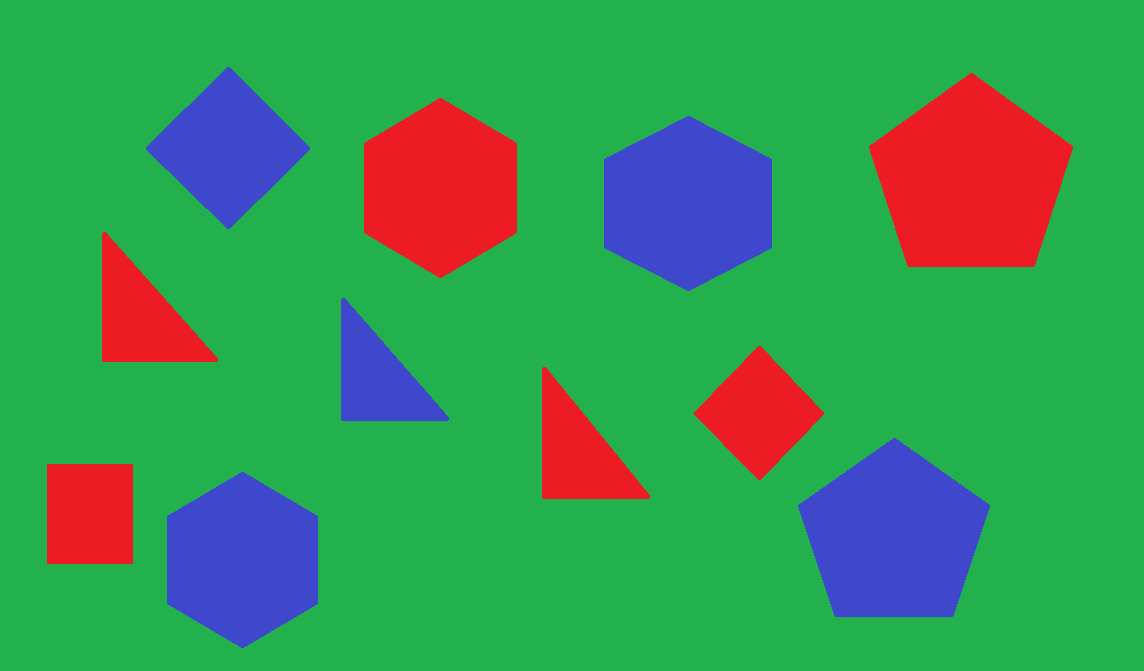
#> input picture projects/Mr.MuratUcar/Sekiller.jpg, 1144 x 671 px, given in place of the camera
$ python edge_detect5.py
#> lines starting #> are read from the running program, lines starting #| are printed output that depends on the picture; after the words box and inside, x2 and y2 are one past the last pixel; in counts of white or black regions, pixels touching at a corner belong together

import cv2
import numpy as np
import time
from collections import deque


class ShapeDetector:
    """Class for detecting specific colored geometric shapes in video stream."""

    def __init__(self):
        # Color boundaries in HSV space (lower, upper)
        self.red_lower1 = np.array([0, 100, 100])
        self.red_upper1 = np.array([10, 255, 255])
        self.red_lower2 = np.array([160, 100, 100])  # Red wraps around HSV space
        self.red_upper2 = np.array([180, 255, 255])
        self.blue_lower = np.array([100, 100, 100])
        self.blue_upper = np.array([140, 255, 255])

        # Detection thresholds
        self.min_contour_area = 500  # Minimum area for a valid contour
        self.approx_polygon_epsilon = 0.04  # Epsilon value for polygon approximation

        # Parameters for shape verification
        self.triangle_angles = np.array([60, 60, 60])  # Expected angles for equilateral triangle
        self.angle_tolerance = 15  # Tolerance for angle comparison in degrees

        # FPS calculation
        self.fps_buffer = deque(maxlen=30)
        self.prev_frame_time = 0

        # Color intensity thresholds for "very close" detection
        self.color_intensity_threshold = 0.4  # 40% of the frame needs to be the color

    def preprocess_frame(self, frame):
        """Apply preprocessing to enhance detection reliability."""
        # Reduce noise while preserving edges
        processed = cv2.GaussianBlur(frame, (5, 5), 0)

        # Convert from BGR to HSV color space
        hsv = cv2.cvtColor(processed, cv2.COLOR_BGR2HSV)

        # Apply adaptive histogram equalization to handle varying lighting
        clahe = cv2.createCLAHE(clipLimit=2.0, tileGridSize=(8, 8))
        hsv[:,:,2] = clahe.apply(hsv[:,:,2])

        return hsv

    def create_color_masks(self, hsv_frame):
        """Create binary masks for red and blue colors."""
        # Create red masks (red wraps around HSV space)
        red_mask1 = cv2.inRange(hsv_frame, self.red_lower1, self.red_upper1)
        red_mask2 = cv2.inRange(hsv_frame, self.red_lower2, self.red_upper2)
        red_mask = cv2.bitwise_or(red_mask1, red_mask2)

        # Create blue mask
        blue_mask = cv2.inRange(hsv_frame, self.blue_lower, self.blue_upper)

        # Apply morphological operations to reduce noise and fill gaps
        kernel = np.ones((5, 5), np.uint8)
        red_mask = cv2.morphologyEx(red_mask, cv2.MORPH_CLOSE, kernel)
        blue_mask = cv2.morphologyEx(blue_mask, cv2.MORPH_CLOSE, kernel)

        return red_mask, blue_mask

    def detect_shapes(self, frame):
        """Detect and identify shapes in the frame."""
        hsv_frame = self.preprocess_frame(frame)
        red_mask, blue_mask = self.create_color_masks(hsv_frame)

        # Check for "very close" cases using color intensity
        height, width = frame.shape[:2]
        frame_area = height * width

        red_close = np.sum(red_mask) / 255 > frame_area * self.color_intensity_threshold
        blue_close = np.sum(blue_mask) / 255 > frame_area * self.color_intensity_threshold

        if red_close:
            print("Red square/triangle is very close – inside the shape.")
        if blue_close:
            print("Blue square/hexagon is very close – inside the shape.")

        # Find contours in red mask
        red_shapes = self.process_contours(red_mask, frame, "red")

        # Find contours in blue mask
        blue_shapes = self.process_contours(blue_mask, frame, "blue")

        return red_shapes + blue_shapes

    def process_contours(self, mask, frame, color):
        """Process contours for a given color mask."""
        detected_shapes = []

        # Find contours in the mask
        contours, _ = cv2.findContours(mask, cv2.RETR_EXTERNAL, cv2.CHAIN_APPROX_SIMPLE)

        # Process each contour
        for contour in contours:
            # Filter out small noise contours
            if cv2.contourArea(contour) < self.min_contour_area:
                continue

            # Approximate contour to a polygon
            peri = cv2.arcLength(contour, True)
            approx = cv2.approxPolyDP(contour, self.approx_polygon_epsilon * peri, True)
            corners = len(approx)

            shape_type = None
            shape_color = color

            # Identify shape based on number of corners
            if color == "red" and corners == 3:
                # Verify it's actually a triangle by checking angles
                if self.verify_triangle(approx):
                    shape_type = "triangle"
            elif color == "red" and corners == 4:
                # Verify it's a square (not just any quadrilateral)
                if self.verify_square(approx):
                    shape_type = "square"
            elif color == "blue" and corners == 4:
                # Verify it's a square
                if self.verify_square(approx):
                    shape_type = "square"
            elif color == "blue" and 5 <= corners <= 7:  # Allow for some approximation error
                # Verify it's a hexagon
                if self.verify_hexagon(approx):
                    shape_type = "hexagon"

            # If a valid shape was detected, add it to the result
            if shape_type:
                detected_shapes.append((contour, shape_type, shape_color))

        return detected_shapes

    def verify_triangle(self, points):
        """Verify if the given points form a valid triangle."""
        # Check if we have 3 points
        if len(points) != 3:
            return False

        # Calculate angles
        angles = self.calculate_angles(points)

        # A triangle should have angles that sum to 180 degrees
        angle_sum = np.sum(angles)
        if not (175 <= angle_sum <= 185):  # Allow for small error
            return False

        return True

    def verify_square(self, points):
        """Verify if the given points form a valid square or rectangle."""
        # Check if we have 4 points
        if len(points) != 4:
            return False

        # Calculate angles
        angles = self.calculate_angles(points)

        # A square should have angles close to 90 degrees
        for angle in angles:
            if not (80 <= angle <= 100):  # Allow for some error
                return False

        # Check aspect ratio for squareness
        x, y, w, h = cv2.boundingRect(points)
        aspect_ratio = float(w) / h
        if not (0.8 <= aspect_ratio <= 1.2):  # Allow for some perspective distortion
            return False

        return True

    def verify_hexagon(self, points):
        """Verify if the given points approximate a hexagon."""
        # A true hexagon should have 6 points, but we allow 5-7 for approximation error
        if not (5 <= len(points) <= 7):
            return False

        # For a regular hexagon, internal angles should be 120 degrees
        angles = self.calculate_angles(points)
        for angle in angles:
            if not (100 <= angle <= 140):  # Allow for significant error due to approximation
                return False

        return True

    def calculate_angles(self, points):
        """Calculate internal angles of a polygon."""
        points = points.reshape(-1, 2)
        num_points = len(points)
        angles = []

        for i in range(num_points):
            p1 = points[i]
            p2 = points[(i + 1) % num_points]
            p3 = points[(i + 2) % num_points]

            # Create vectors
            v1 = p1 - p2
            v2 = p3 - p2

            # Calculate angle using dot product
            dot = np.dot(v1, v2)
            mag1 = np.linalg.norm(v1)
            mag2 = np.linalg.norm(v2)

            # Avoid division by zero
            if mag1 * mag2 == 0:
                angles.append(0)
                continue

            # Calculate angle in degrees
            cos_angle = dot / (mag1 * mag2)
            cos_angle = max(-1, min(cos_angle, 1))  # Ensure value is in valid range
            angle = np.degrees(np.arccos(cos_angle))

            angles.append(angle)

        return angles

    def draw_results(self, frame, shapes):
        """Draw detected shapes on the frame with labels."""
        for contour, shape_type, color in shapes:
            # Get contour center
            M = cv2.moments(contour)
            if M["m00"] != 0:
                cx = int(M["m10"] / M["m00"])
                cy = int(M["m01"] / M["m00"])
            else:
                cx, cy = 0, 0

            # Draw contour
            color_bgr = (0, 0, 255) if color == "red" else (255, 0, 0)
            cv2.drawContours(frame, [contour], -1, color_bgr, 2)

            # Draw label
            label = f"{color} {shape_type}"
            cv2.putText(frame, label, (cx - 20, cy),
                        cv2.FONT_HERSHEY_SIMPLEX, 0.5, (255, 255, 255), 2)

        return frame

    def calculate_fps(self):
        """Calculate and return the current FPS."""
        current_time = time.time()
        fps = 1 / (current_time - self.prev_frame_time) if self.prev_frame_time > 0 else 0
        self.prev_frame_time = current_time
        self.fps_buffer.append(fps)
        return np.mean(self.fps_buffer)

    def process_frame(self, frame):
        """Process a single frame and return the annotated result."""
        # Calculate FPS for performance monitoring
        fps = self.calculate_fps()

        # Detect shapes
        shapes = self.detect_shapes(frame)

        # Draw results
        result_frame = self.draw_results(frame.copy(), shapes)

        # Add FPS counter
        cv2.putText(result_frame, f"FPS: {fps:.1f}", (10, 30),
                    cv2.FONT_HERSHEY_SIMPLEX, 1, (0, 255, 0), 2)

        return result_frame


def main():
    """Main function to run the shape detection system."""
    # Initialize webcam
    cap = cv2.VideoCapture(0)

    # Check if webcam is opened successfully
    if not cap.isOpened():
        print("Error: Could not open webcam.")
        return

    # Set webcam properties for better performance
    cap.set(cv2.CAP_PROP_FRAME_WIDTH, 640)
    cap.set(cv2.CAP_PROP_FRAME_HEIGHT, 480)

    # Initialize shape detector
    detector = ShapeDetector()

    print("Shape Detection System Running...")
    print("Press 'q' to quit")

    try:
        while True:
            # Read frame from webcam
            ret, frame = cap.read()
#> frame is the input picture: shape (671, 1144, 3); mean B, G, R 86.2, 149.3, 58.8
            if not ret:
                print("Error: Failed to capture frame.")
                break

            # Process the frame
            result_frame = detector.process_frame(frame)
#> in create_color_masks, `red_mask1 = cv2.inRange(hsv_frame, self.red_lower1, self.red_upper1)`:
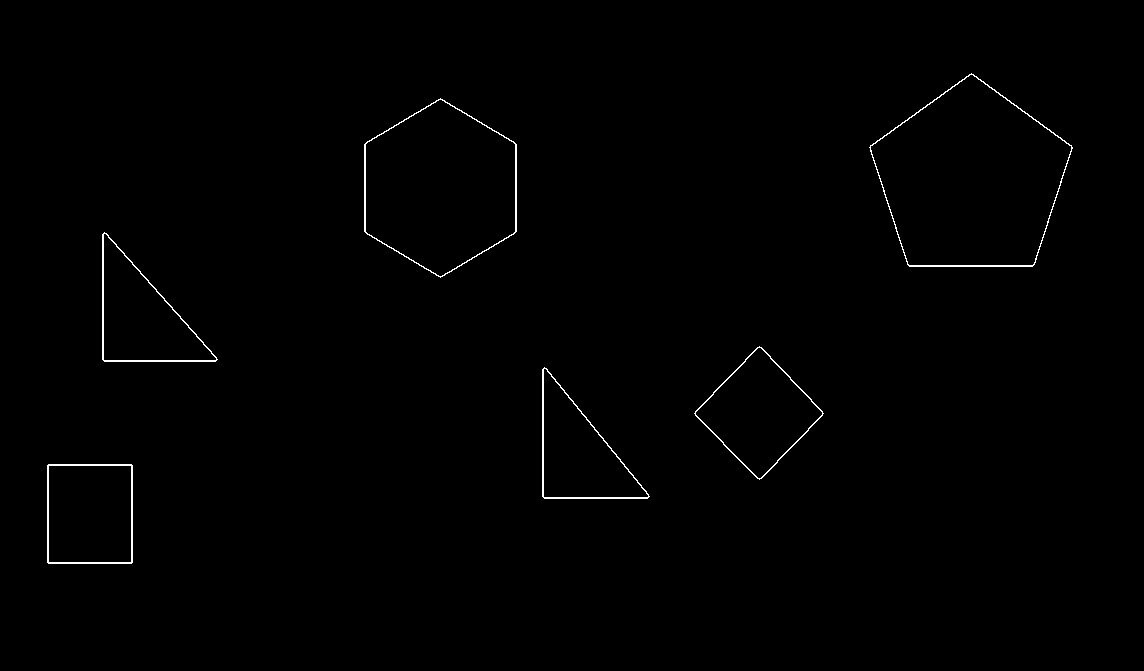
#> red_mask1: shape (671, 1144); 0.58% white in thin lines or dots, all inside (x1, y1, x2, y2) = (47, 73, 1073, 564)
#> in create_color_masks, `red_mask2 = cv2.inRange(hsv_frame, self.red_lower2, self.red_upper2)`:
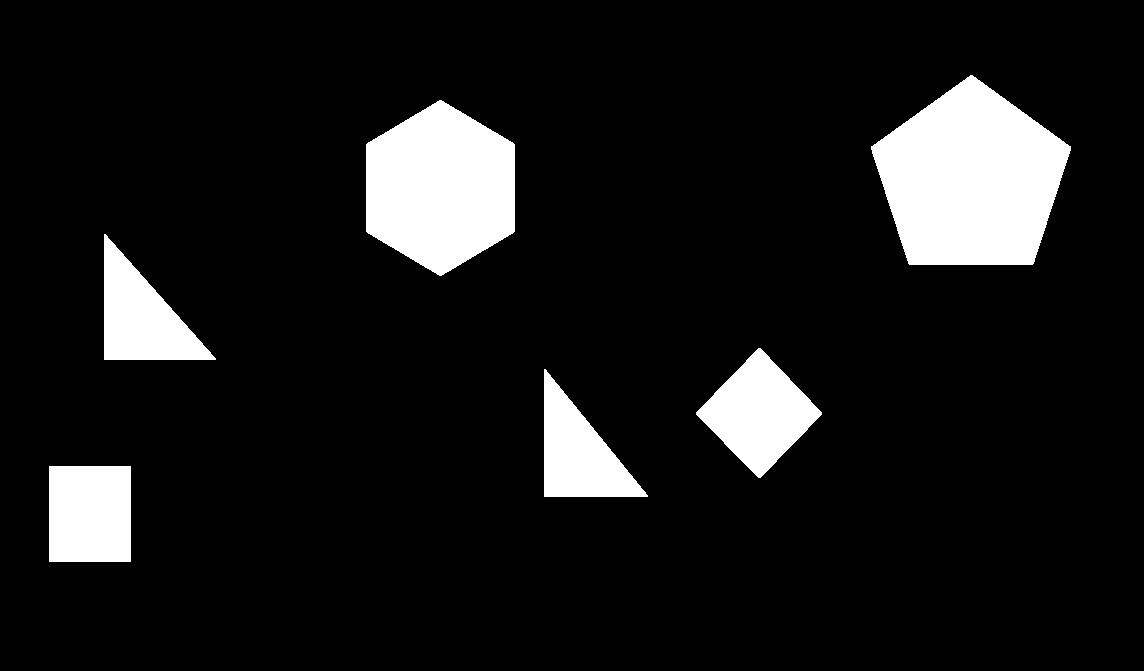
#> red_mask2: shape (671, 1144); 10% white; 6 white regions, box (x1, y1, x2, y2) and area: (871, 75, 1071, 265) 26501, (366, 100, 515, 276) 19748, (696, 348, 822, 478) 8442, (49, 466, 131, 562) 7872, (104, 234, 216, 360) 7221, (544, 369, 648, 497) 6817
#> in create_color_masks, `red_mask = cv2.bitwise_or(red_mask1, red_mask2)`:
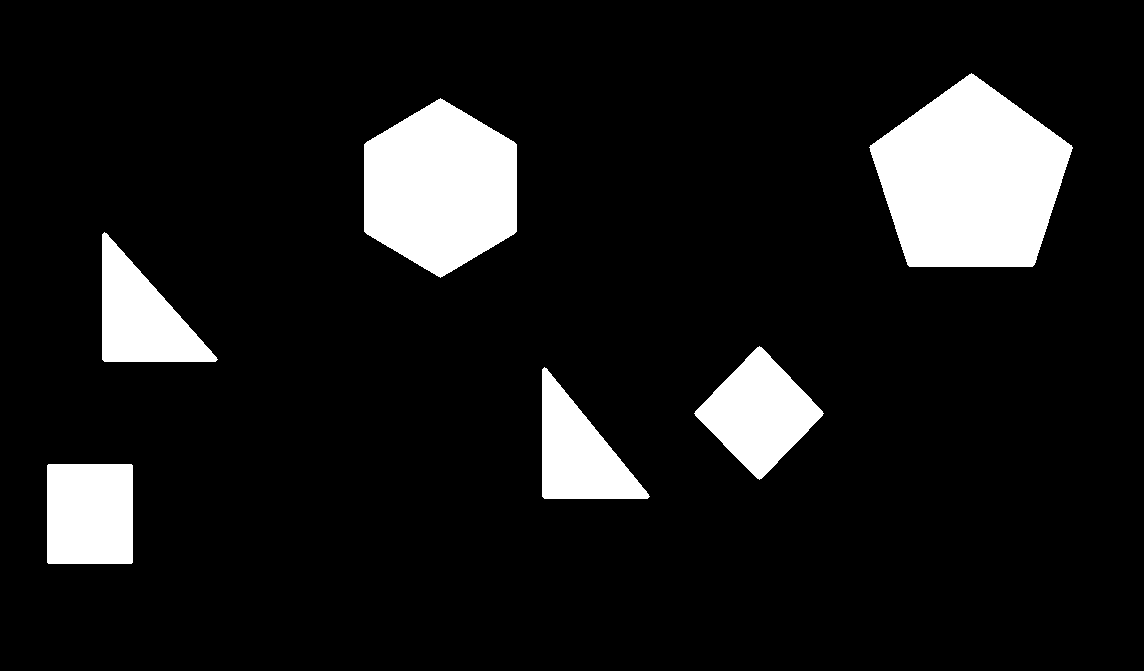
#> red_mask: shape (671, 1144); 10.6% white; 6 white regions, box (x1, y1, x2, y2) and area: (869, 73, 1073, 267) 27419, (364, 98, 517, 278) 20580, (694, 346, 824, 480) 8962, (47, 464, 133, 564) 8596, (102, 232, 218, 362) 7941, (542, 367, 650, 499) 7519
#> in create_color_masks, `blue_mask = cv2.inRange(hsv_frame, self.blue_lower, self.blue_upper)`:
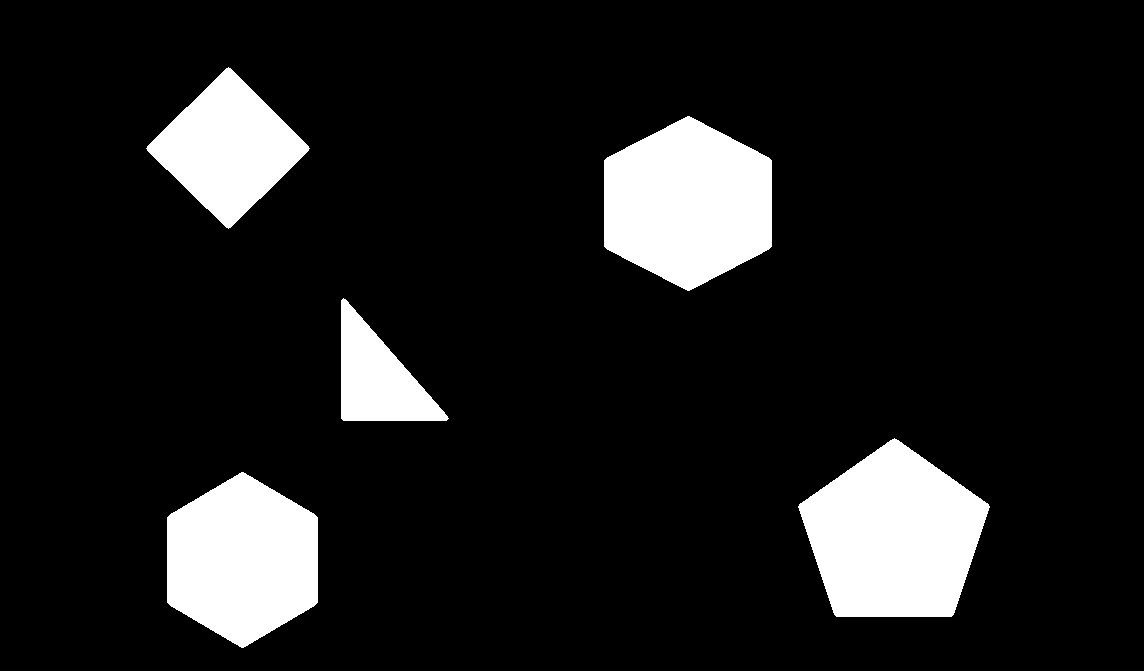
#> blue_mask: shape (671, 1144); 11.3% white; 5 white regions
#> in detect_shapes, `red_close = np.sum(red_mask) / 255 > frame_area * self.color_intensity..`: red_close = False
#> in process_contours, `contours, _ = cv2.findContours(mask, cv2.RETR_EXTERNAL, cv2.CHAIN_APPR..`: contours = 6 contours; box (x1, y1, x2, y2) and area: (869, 73, 1073, 267) 27135, (364, 98, 517, 278) 20340, (694, 346, 824, 480) 8826, (47, 464, 133, 564) 8413, (102, 232, 218, 362) 7755, (542, 367, 650, 499) 7335
#> the loop in process_contours, `for contour in contours:` made 6 passes
#> (peri, corners) on passes 1, 3: (365.7, 4), (375.2, 4)
#> after the loop in process_contours, `for contour in contours:`: detected_shapes = 4 items
#> in process_contours (call 2), `contours, _ = cv2.findContours(mask, cv2.RETR_EXTERNAL, cv2.CHAIN_APPR..`: contours = 5 contours; box (x1, y1, x2, y2) and area: (798, 438, 990, 617) 23621, (604, 116, 772, 291) 21970, (167, 472, 318, 648) 19740, (146, 67, 310, 229) 13445, (341, 298, 449, 421) 6863
#> the loop in process_contours (call 2), `for contour in contours:` made 5 passes
#> (peri, corners) on pass 5: (461.7, 4)
#> in detect_shapes, `blue_shapes = self.process_contours(blue_mask, frame, "blue")`: blue_shapes = 4 items
#> in process_frame, `shapes = self.detect_shapes(frame)`: shapes = 8 items
#> the loop in draw_results, `for contour, shape_type, color in shapes:` made 8 passes
#> (shape_type, color, cx, cy, color_bgr, label) on passes 1 to 7: ('square', 'red', 89, 513, (0, 0, 255), 'red square'), ('triangle', 'red', 578, 453, (0, 0, 255), 'red triangle'), ('square', 'red', 758, 412, (0, 0, 255), 'red square'), ('triangle', 'red', 141, 316, (0, 0, 255), 'red triangle'), ('hexagon', 'blue', 242, 559, (255, 0, 0), 'blue hexagon'), ('hexagon', 'blue', 893, 535, (255, 0, 0), 'blue hexagon'), ('hexagon', 'blue', 687, 203, (255, 0, 0), 'blue hexagon')
#> after the loop in draw_results, `for contour, shape_type, color in shapes:`:
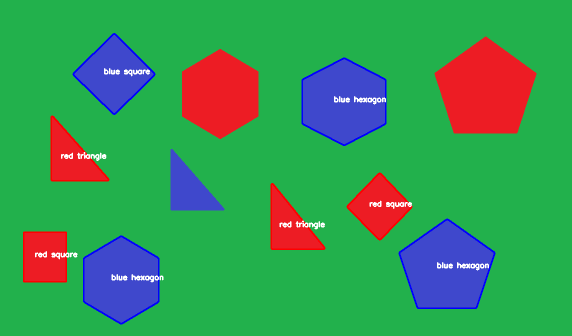
#> frame: shape (671, 1144, 3) (shown at 1/2 size); mean of channels 0, 1, 2 87.7, 149, 59.8; drawn as B, G, R
#> in process_frame, `cv2.putText(result_frame, f"FPS: {fps:.1f}", (10, 30), cv2.FONT_HERSHE..`:
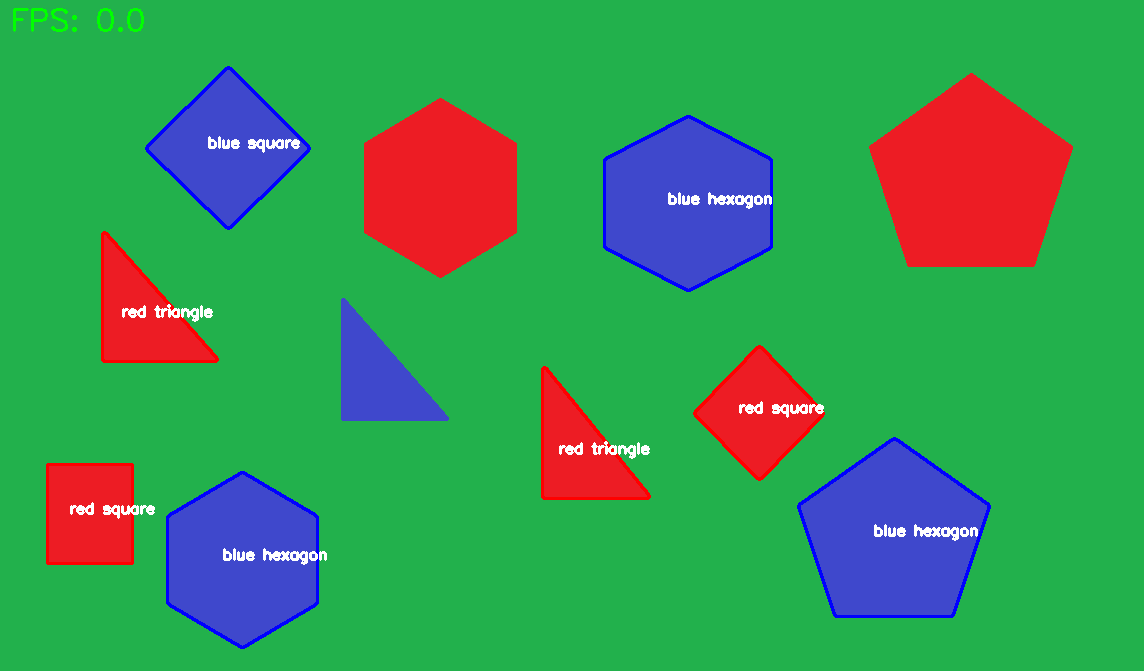
#> result_frame: shape (671, 1144, 3); 0.11% of pixels changed, all inside (x1, y1, x2, y2) = (13, 8, 144, 32); drawn as B, G, R

            # Display the result
            cv2.imshow('Colored Shape Detection', result_frame)

            # Exit on 'q' key press
            if cv2.waitKey(1) & 0xFF == ord('q'):
#> (key q is pressed here)
                break

    except KeyboardInterrupt:
        print("Program interrupted by user.")

    finally:
        # Release resources
        cap.release()
        cv2.destroyAllWindows()
        print("Shape Detection System Stopped.")


if __name__ == "__main__":
    main()
